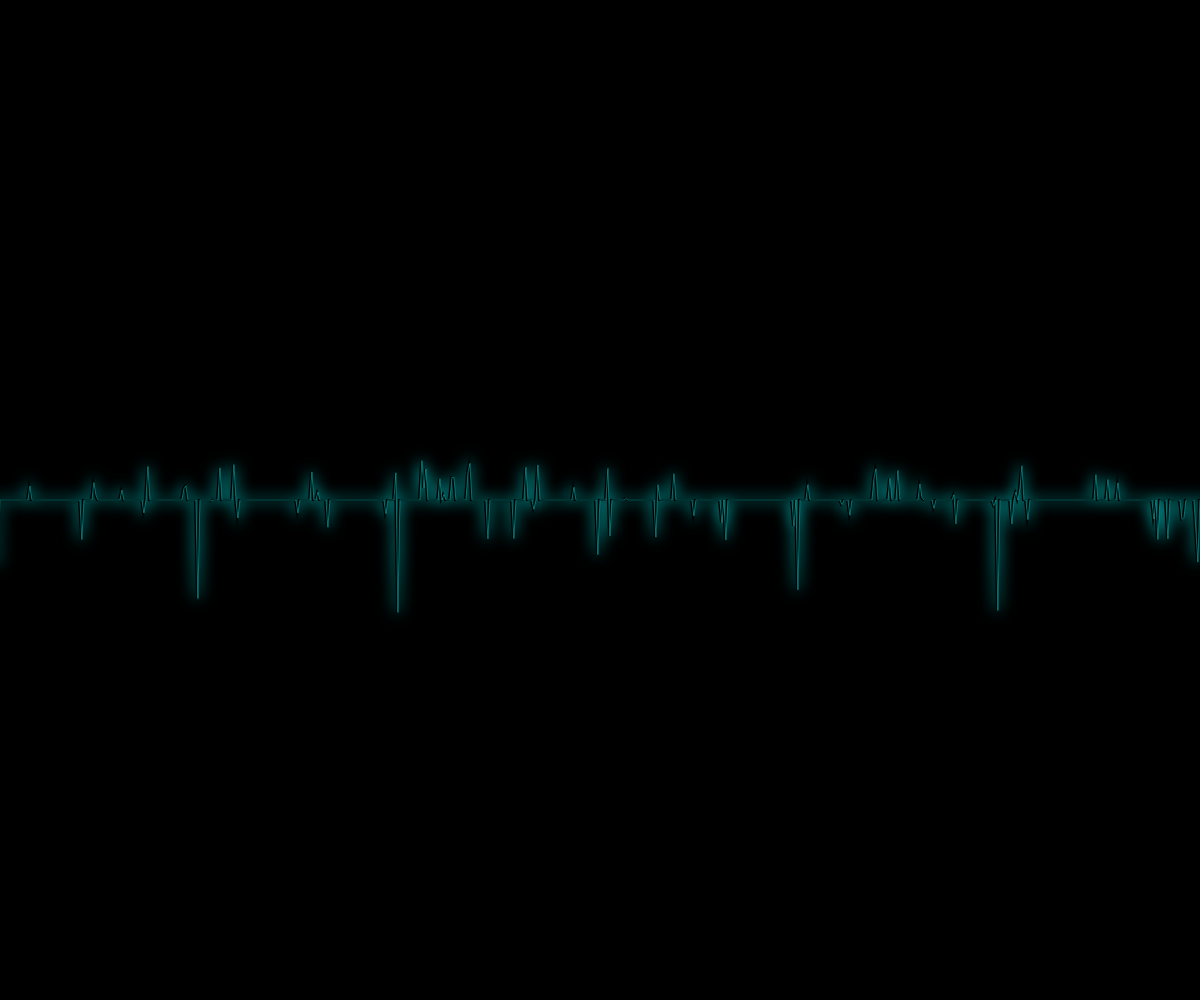
Frame 1 (no input)
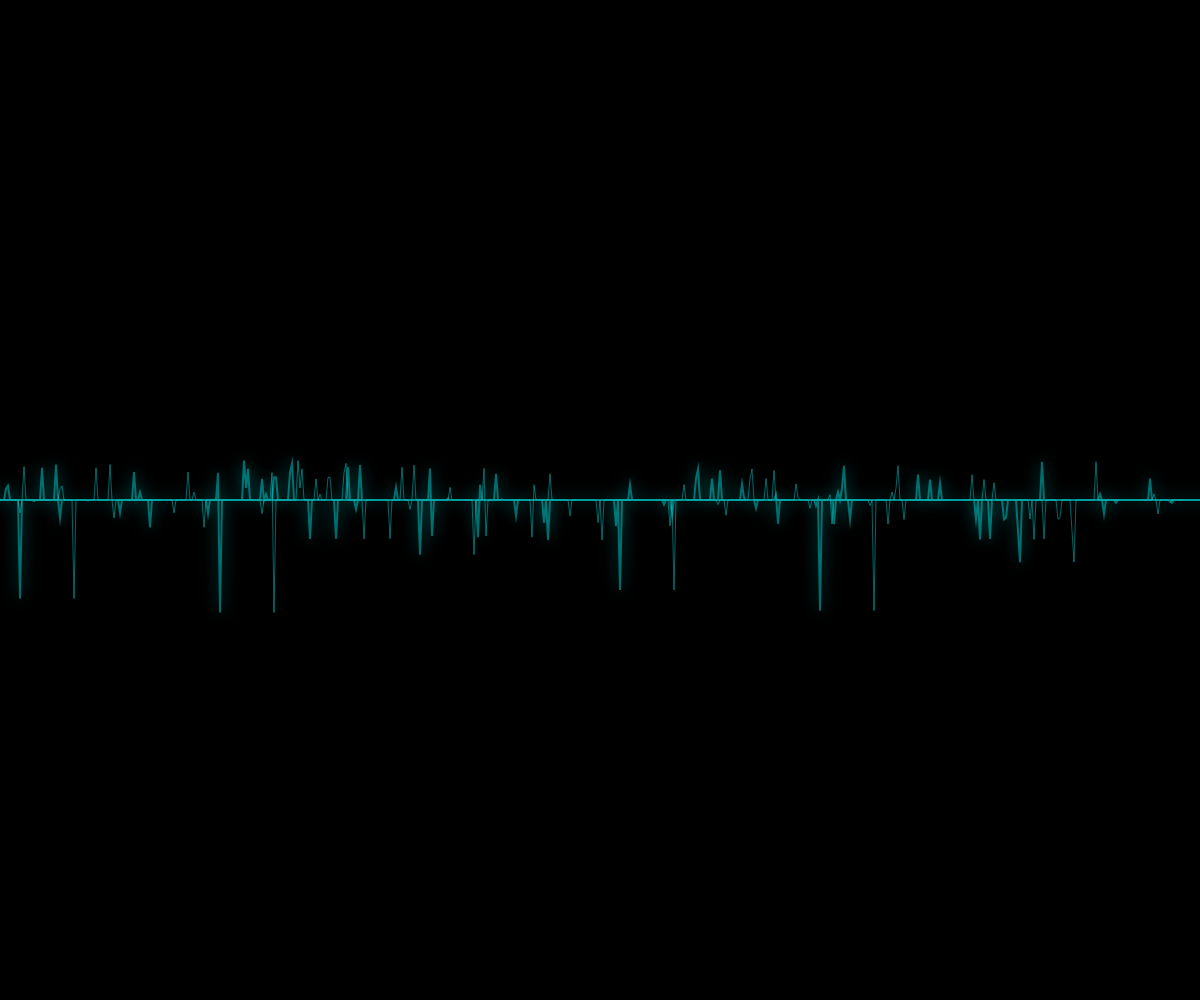
Frame 60 (no input)
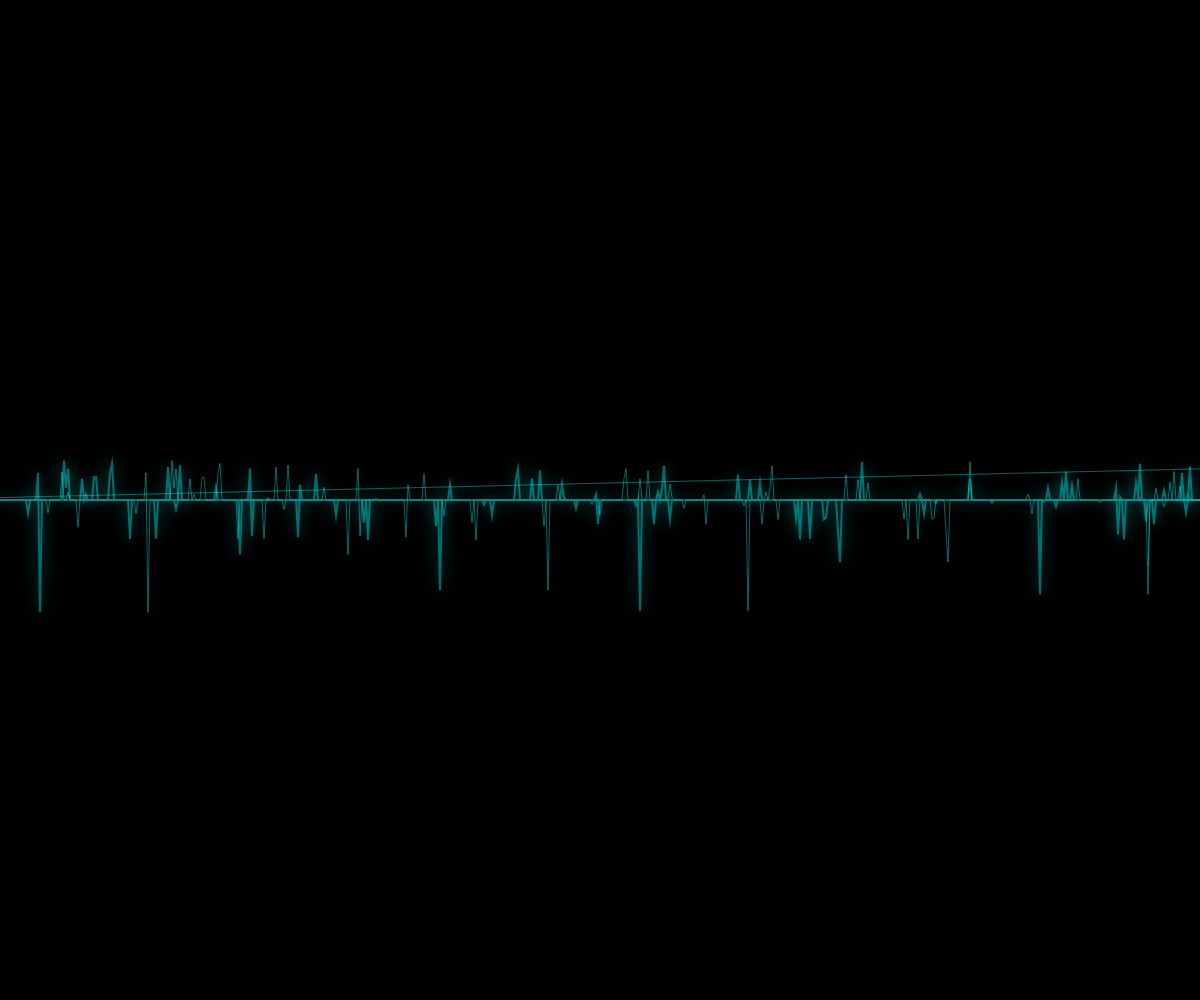
Frame 120 (the mouse pressed at the canvas centre since frame 60)

The p5.js sketch that drew these frames (run headless with seeded random() and noise() and a simulated clock; from frame 60 on, the mouse is pressed at the canvas centre):

// p5.js sketch
// ── sketch.js
let heartbeats = [];
let time = 0;

function setup() {
  createCanvas(windowWidth, windowHeight);
  
  // Generate a realistic EKG waveform pattern with irregular spikes and dips
  for (let i = 0; i < 2000; i++) {
    let x = i * 2;
    let y = 0;
    
    // Main heartbeat peak
    if (i % 100 === 0) {
      y += random(80, 120);
    }
    
    // Irregular spikes and dips
    if (i % 150 === 0) {
      y += random(-50, -20);
    }
    
    if (i % 200 === 0) {
      y += random(-30, 10);
    }
    
    // Random irregularities
    if (random() > 0.9) {
      y += random(-40, 40);
    }
    
    heartbeats.push({ x, y });
  }
}

function draw() {
  background(0);
  
  // Animate the scrolling effect
  time += 3;
  
  strokeWeight(2);
  noFill();
  
  // Draw main EKG line with glow
  drawingContext.shadowBlur = 15;
  drawingContext.shadowColor = color(0, 255, 255);
  
  beginShape();
  for (let i = 0; i < heartbeats.length; i++) {
    let x = heartbeats[i].x - time;
    let y = heartbeats[i].y;
    
    // Wrap around the canvas
    if (x < -100) x += width + 200;
    
    vertex(x, height/2 + y);
  }
  endShape();
  
  // Reset shadow
  drawingContext.shadowBlur = 0;
  
  // Draw a second, fainter line for more visual complexity
  stroke(0, 255, 255, 100);
  strokeWeight(1);
  
  beginShape();
  for (let i = 0; i < heartbeats.length; i++) {
    let x = heartbeats[i].x - time * 0.7;
    let y = heartbeats[i].y;
    
    if (x < -100) x += width + 200;
    
    vertex(x, height/2 + y);
  }
  endShape();
}
